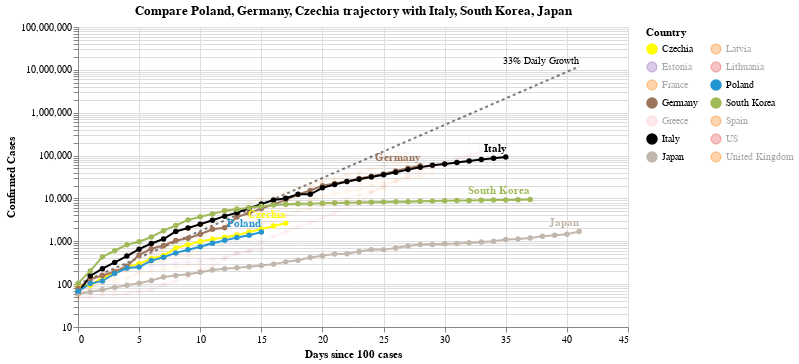

Notebook source saved alongside this figure:
### Code cell
#hide_input
chart2 = make_since_chart(['Poland', 'Germany', 'Czechia'])
chart2

### Figure 1 — Vega-Lite specification as saved in the notebook (floating-point values rounded to 4 significant figures; data arrays with more than 128 entries replaced by an {"elided": "..."} marker saying what was removed)
{"config": {"view": {"continuousWidth": 400, "continuousHeight": 300}}, "layer": [{"mark": {"type": "line", "color": "black", "opacity": 0.5, "strokeDash": [3, 3]}, "encoding": {"x": {"type": "quantitative", "field": "Days since 100 cases"}, "y": {"type": "quantitative", "field": "Confirmed Cases"}}}, {"mark": {"type": "text", "align": "right", "dy": -6, "fontSize": 10, "text": "33% Daily Growth"}, "encoding": {"x": {"type": "quantitative", "field": "Days since 100 cases"}, "y": {"type": "quantitative", "field": "Confirmed Cases"}}, "transform": [{"filter": "(datum['Days since 100 cases'] >= 41)"}]}, {"data": {"name": "data-065e5b6240970d49dd9ea796b19ee9ec"}, "mark": {"type": "line", "point": true}, "encoding": {"color": {"type": "nominal", "field": "Country", "legend": {"columns": 2}, "scale": {"domain": ["Czechia", "Estonia", "France", "Germany", "Greece", "Italy", "Japan", "Latvia", "Lithuania", "Poland", "South Korea", "Spain", "US", "United Kingdom"], "range": ["yellow", "#9467bd", "#F58518", "#9D755D", "pink", "black", "#C1B7AD", "#F58518", "#E45756", "#2495D3", "#A1BA59", "#F58518", "#E45756", "#F58518"]}}, "opacity": {"condition": {"value": 1, "selection": "selector005"}, "value": 0.05}, "tooltip": [{"type": "nominal", "field": "Country"}, {"type": "temporal", "field": "Date"}, {"type": "quantitative", "field": "Confirmed Cases"}, {"type": "quantitative", "field": "Days since 100 cases"}], "x": {"type": "quantitative", "field": "Days since 100 cases"}, "y": {"type": "quantitative", "field": "Confirmed Cases", "scale": {"type": "log"}}}, "selection": {"selector005": {"type": "multi", "fields": ["Country"], "bind": "legend", "init": [{"Country": "Poland"}, {"Country": "Germany"}, {"Country": "Czechia"}, {"Country": "Italy"}, {"Country": "South Korea"}, {"Country": "Japan"}]}}, "width": 550}, {"data": {"name": "data-065e5b6240970d49dd9ea796b19ee9ec"}, "mark": {"type": "text", "align": "right", "dy": -8, "fontWeight": "bold"}, "encoding": {"color": {"type": "nominal", "field": "Country", "legend": {"columns": 2}, "scale": {"domain": ["Czechia", "Estonia", "France", "Germany", "Greece", "Italy", "Japan", "Latvia", "Lithuania", "Poland", "South Korea", "Spain", "US", "United Kingdom"], "range": ["yellow", "#9467bd", "#F58518", "#9D755D", "pink", "black", "#C1B7AD", "#F58518", "#E45756", "#2495D3", "#A1BA59", "#F58518", "#E45756", "#F58518"]}}, "opacity": {"condition": {"value": 1, "selection": "selector005"}, "value": 0.05}, "text": {"type": "nominal", "field": "Country"}, "tooltip": [{"type": "nominal", "field": "Country"}, {"type": "temporal", "field": "Date"}, {"type": "quantitative", "field": "Confirmed Cases"}, {"type": "quantitative", "field": "Days since 100 cases"}], "x": {"type": "quantitative", "field": "Days since 100 cases"}, "y": {"type": "quantitative", "field": "Confirmed Cases", "scale": {"type": "log"}}}, "transform": [{"filter": "(datum['Date'] >= 1585353600000)"}], "width": 550}], "data": {"name": "data-41802889f96861f87568fc70552512ca"}, "title": "Compare Poland, Germany, Czechia trajectory with Italy, South Korea, Japan", "$schema": "https://vega.github.io/schema/vega-lite/v4.0.2.json", "datasets": {"data-41802889f96861f87568fc70552512ca": [{"Days since 100 cases": 0, "Confirmed Cases": 100.0}, {"Days since 100 cases": 1, "Confirmed Cases": 133.0}, {"Days since 100 cases": 2, "Confirmed Cases": 176.9}, {"Days since 100 cases": 3, "Confirmed Cases": 235.3}, {"Days since 100 cases": 4, "Confirmed Cases": 312.9}, {"Days since 100 cases": 5, "Confirmed Cases": 416.2}, {"Days since 100 cases": 6, "Confirmed Cases": 553.5}, {"Days since 100 cases": 7, "Confirmed Cases": 736.1}, {"Days since 100 cases": 8, "Confirmed Cases": 979.1}, {"Days since 100 cases": 9, "Confirmed Cases": 1302.0}, {"Days since 100 cases": 10, "Confirmed Cases": 1732.0}, {"Days since 100 cases": 11, "Confirmed Cases": 2303.0}, {"Days since 100 cases": 12, "Confirmed Cases": 3064.0}, {"Days since 100 cases": 13, "Confirmed Cases": 4074.0}, {"Days since 100 cases": 14, "Confirmed Cases": 5419.0}, {"Days since 100 cases": 15, "Confirmed Cases": 7207.0}, {"Days since 100 cases": 16, "Confirmed Cases": 9586.0}, {"Days since 100 cases": 17, "Confirmed Cases": 12750.0}, {"Days since 100 cases": 18, "Confirmed Cases": 16960.0}, {"Days since 100 cases": 19, "Confirmed Cases": 22550.0}, {"Days since 100 cases": 20, "Confirmed Cases": 29990.0}, {"Days since 100 cases": 21, "Confirmed Cases": 39890.0}, {"Days since 100 cases": 22, "Confirmed Cases": 53060.0}, {"Days since 100 cases": 23, "Confirmed Cases": 70560.0}, {"Days since 100 cases": 24, "Confirmed Cases": 93850.0}, {"Days since 100 cases": 25, "Confirmed Cases": 124800.0}, {"Days since 100 cases": 26, "Confirmed Cases": 166000.0}, {"Days since 100 cases": 27, "Confirmed Cases": 220800.0}, {"Days since 100 cases": 28, "Confirmed Cases": 293700.0}, {"Days since 100 cases": 29, "Confirmed Cases": 390600.0}, {"Days since 100 cases": 30, "Confirmed Cases": 519500.0}, {"Days since 100 cases": 31, "Confirmed Cases": 690900.0}, {"Days since 100 cases": 32, "Confirmed Cases": 918900.0}, {"Days since 100 cases": 33, "Confirmed Cases": 1222000.0}, {"Days since 100 cases": 34, "Confirmed Cases": 1625000.0}, {"Days since 100 cases": 35, "Confirmed Cases": 2162000.0}, {"Days since 100 cases": 36, "Confirmed Cases": 2875000.0}, {"Days since 100 cases": 37, "Confirmed Cases": 3824000.0}, {"Days since 100 cases": 38, "Confirmed Cases": 5086000.0}, {"Days since 100 cases": 39, "Confirmed Cases": 6764000.0}, {"Days since 100 cases": 40, "Confirmed Cases": 8996000.0}, {"Days since 100 cases": 41, "Confirmed Cases": 11970000.0}], "data-065e5b6240970d49dd9ea796b19ee9ec": {"elided": "353 records"}}}
